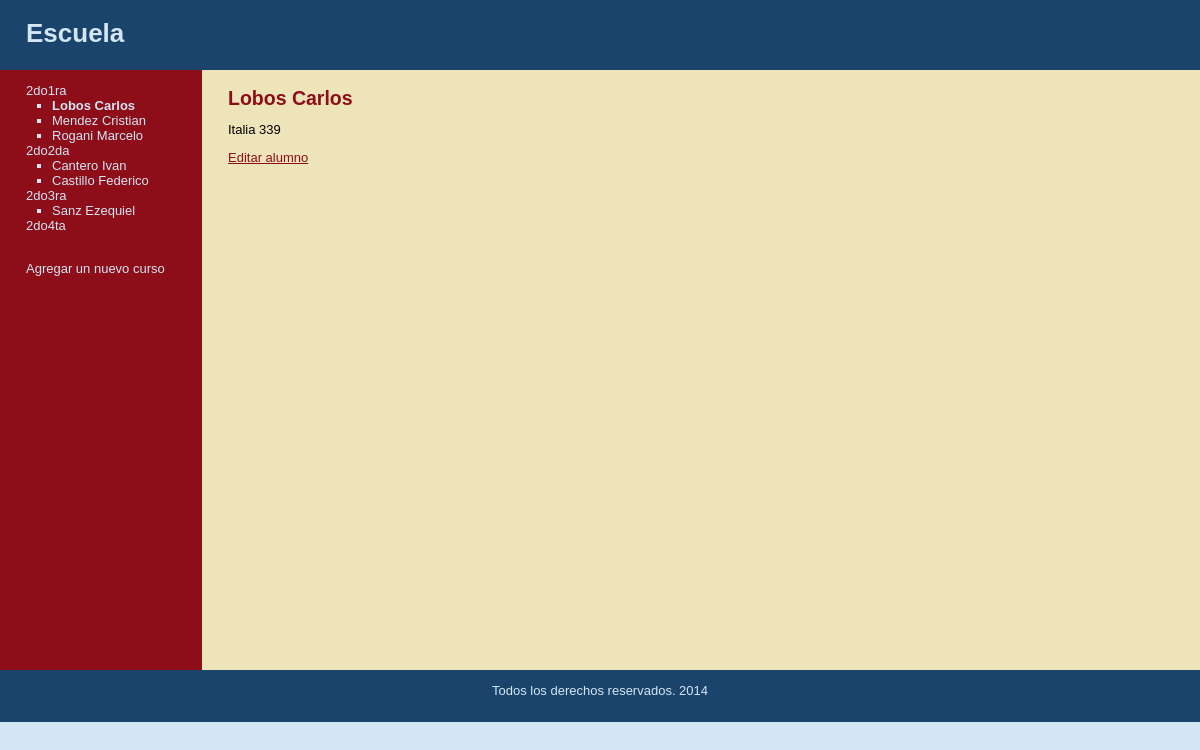
Page /content.php?alumno=2 (signed in) on the committed database.
### tables this page shows
CREATE TABLE IF NOT EXISTS `cursos` (
  `id` int(11) NOT NULL AUTO_INCREMENT,
  `descripcion` varchar(6) NOT NULL,
  `posicion` int(3) NOT NULL,
  `visibilidad` tinyint(1) NOT NULL,
  PRIMARY KEY (`id`)
);

CREATE TABLE IF NOT EXISTS `alumnos` (
  `id` int(11) NOT NULL AUTO_INCREMENT,
  `curso_id` int(11) NOT NULL,
  `nombre` varchar(30) NOT NULL,
  `apellido` varchar(30) NOT NULL,
  `direccion` varchar(50) NOT NULL,
  PRIMARY KEY (`id`)
);

### includes/functions.php (the view, shortened to what this page needs)
<?php
	function obtener_cursos($publico)
	{
		global $conexion;
		$consulta = "SELECT *
									FROM cursos ";
		$consulta .= "ORDER BY posicion ASC";
		$cursos = mysql_query($consulta, $conexion);
		return $cursos;
	}
	function obtener_alumnos_por_curso($curso_id)
	{
		global $conexion;
		$consulta = "SELECT *
									FROM alumnos
									WHERE curso_id= {$curso_id}
									ORDER BY apellido ASC";
		$alumnos = mysql_query($consulta, $conexion);
		return $alumnos;
	}
	function obtener_alumno_por_id($alumno_id)
	{
		global $conexion;
		$consulta = "SELECT *
									FROM alumnos
									WHERE id=" . $alumno_id . " LIMIT 1";
		$respuesta = mysql_query($consulta, $conexion);
		if ($alumno = mysql_fetch_array($respuesta))
		{
			return $alumno;
		}
		else
		{
			return NULL;
		}
	}
	function obtener_pagina()
	{
		if (isset($_GET["curso"]))
		{
			$curso_reg = obtener_curso_por_id($_GET["curso"]);
			$alumno_reg = NULL;
			$materia_reg = NULL;
		}
		elseif (isset($_GET["alumno"]))
		{
			$alumno_reg = obtener_alumno_por_id($_GET["alumno"]);
			$curso_reg = NULL;
		}
		elseif (isset($_GET["materia"]))
		{
			$materia_reg = obtener_materia_por_id($_GET["materia"], $_GET["idalumno"]);
			$curso_reg = NULL;
			$alumno_reg = NULL;
		}
		else
		{
			$curso_reg = NULL;
			$alumno_reg = NULL;
			$materia_reg = NULL;
		}
	}
	function menu($curso_reg, $alumno_reg)
	{
		$salida = "<ul class=\"cursos\">";
		$cursos = obtener_cursos(false);
		while($curso = mysql_fetch_array($cursos))
		{
			$salida .= "<li";
			$salida .= "><a href=\"edit_course.php?curso=" . $curso["id"] . "\">" .
					$curso['descripcion'] . "</a></li><ul class='alumnos'>";
			$alumnos = obtener_alumnos_por_curso($curso["id"]);
			while($alumno = mysql_fetch_array($alumnos))
			{
				$salida .= "<li";
				if ($alumno["id"] == $alumno_reg["id"])
				{
					$salida .= " class=\"selected\"";
				}
				$salida .= "><a href=\"content.php?alumno=" . $alumno["id"] . "\">" .
						$alumno["apellido"] . " " . $alumno["nombre"] . "</a></li>";
			}
			$salida .= "</ul>";
		}
		$salida .= "</ul>";
		return $salida;
	}
?>

### content.php (shortened to what this page needs)
<?php require_once("includes/connection_db.php"); ?>
<?php require_once("includes/functions.php"); ?>
<?php obtener_pagina(); ?>
<?php include("includes/header.php"); ?>
			<table id="estructura">
				<tr>
					<td id="menu">
						<?php echo menu($curso_reg, $alumno_reg); ?>
					<br>
					<a href="new_course.php">Agregar un nuevo curso</a>
					</td>
					<td id="pagina">
						<?php
							if(!is_null($curso_reg))
							{
						?>
						<h2><?php	echo $curso_reg["descripcion"]; ?></h2>
						<?php
							} elseif(!is_null($alumno_reg))
							{
						?>
						<h2><?php echo $alumno_reg["apellido"] . " " . $alumno_reg["nombre"]; ?></h2>
						<div id="pagina-contenido">
						<?php echo $alumno_reg["direccion"]; ?>
						<p>
							<a href="edit_student.php?alumno=<?php echo $alumno_reg['id']; ?>">Editar alumno</a>
						</p>
						<?php
							} elseif(!is_null($materia_reg))
							{
						?>
						<h2><?php echo $_POST["nombre"] . " " . $materia_reg["nota"]; ?></h2>
						<?php } else { ?>
						<h2>Selecciona algún curso o alumno</h2>
						<?php
							}
						?>
					</td>
				</tr>
			</table>
<?php require_once("includes/footer.php"); ?>

### styles/basic.css (style rules this page uses)
html { width:100%; height:100%; }
body { width:100%; height:100%; margin:0px; padding:0px; border:0px; font-family:Verdana, Arial, Helvetica, sans-serif; background:#D4E6F4; font-size:13px; line-height:15px; }
table,tr,td { border-collapse:collapse; vertical-align:top; font-size:13px; line-height:15px; }
a { color:#8D0D19; }
#estructura { height:600px; width:100%; }
#menu { width:150px; padding:1em 2em; color:#D4E6F4; background:#8D0D19; }
#menu a { color:#D4E6F4; text-decoration:none; }
ul.cursos { padding-left:0px; list-style:none; }
ul.alumnos { padding-left:2em; list-style:square; }
.selected { font-weight:bold; }
#pagina { padding-left:2em; vertical-align:top; background:#EEE4B9; }
#pagina h2 { color:#8D0D19; margin-top:1em; }

### rows in the picture
cursos: descripcion "2do1ra"
alumnos: apellido "Lobos", nombre "Carlos", direccion "Italia 339"
alumnos: apellido "Mendez", nombre "Cristian"
alumnos: apellido "Rogani", nombre "Marcelo"
cursos: descripcion "2do2da"
alumnos: apellido "Cantero", nombre "Ivan"
alumnos: apellido "Castillo", nombre "Federico"
cursos: descripcion "2do3ra"
alumnos: apellido "Sanz", nombre "Ezequiel"
cursos: descripcion "2do4ta"
